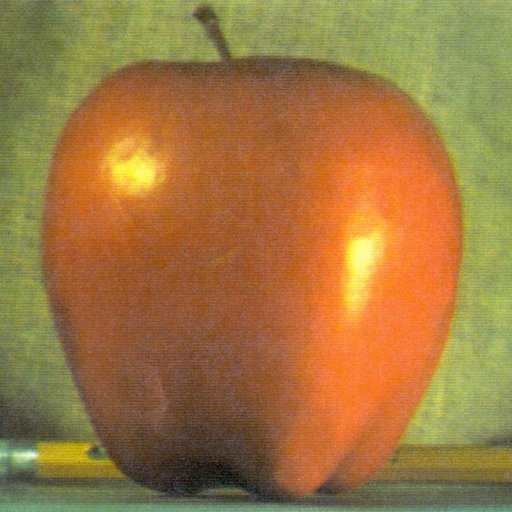
#> input picture ML/Day10/Questions/apple.jpg, 512 x 512 px, found by its file name
$ python 4.py   (Python 2 division)
#> lines starting #> are read from the running program, lines starting #| are printed output that depends on the picture
import numpy as np
import cv2 as cv
apple = cv.imread('/home/ai3/Desktop/common/ML/Day10/Questions/apple.jpg')
#> apple is the input picture: shape (512, 512, 3); mean B, G, R 64.8, 119.7, 159.1
orange = cv.imread('/home/ai3/Desktop/common/ML/Day10/Questions/orange.jpg')
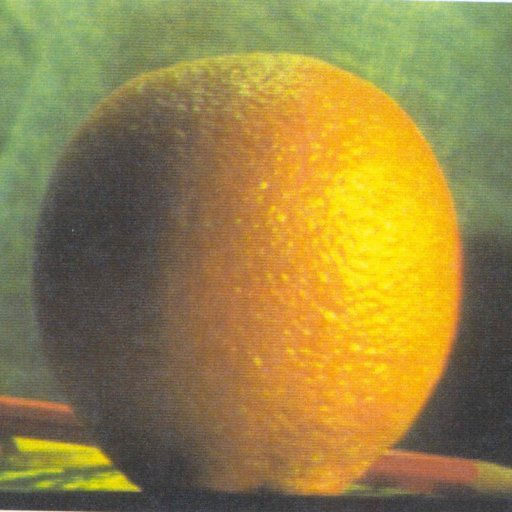
#> input picture ML/Day10/Questions/orange.jpg, 512 x 512 px, found by its file name
#> orange is the input picture: shape (512, 512, 3); mean B, G, R 69.2, 131.8, 150.2
arow,acol,_ = apple.shape
#> arow = 512; acol = 512
orow,ocol,_ = orange.shape
#> orow = 512; ocol = 512

print apple.shape
#| (512, 512, 3)
print orange.shape
#| (512, 512, 3)


org=orange[:256,:]
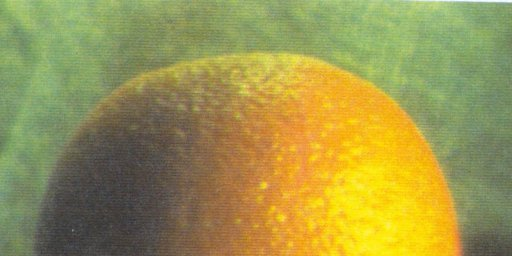
#> org: shape (256, 512, 3); mean B, G, R 77.8, 149.7, 157
apple[:256,:] = org
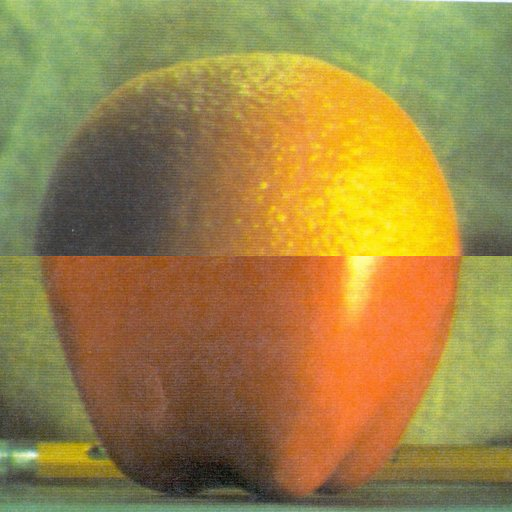
#> apple: shape (512, 512, 3); mean B, G, R 70.6, 130.2, 154.2


cv.imshow('result',apple)
cv.waitKey(0)
cv.destroyAllWindows()
